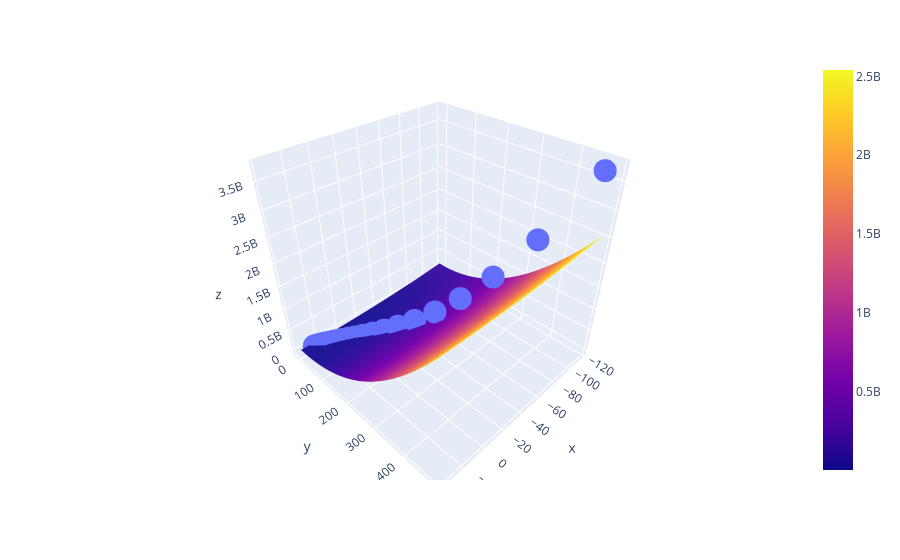

The notebook cell this image was saved under:
### Code cell
import plotly.express as px
import plotly.graph_objects as go

# Define meshgrid for m and b
m_arr = np.linspace(min(np.array(all_m).ravel())-10, max(np.array(all_m).ravel())+10, 50)
b_arr = np.linspace(min(np.array(all_b).ravel())-10, max(np.array(all_b).ravel())+10, 50)
M, B = np.meshgrid(m_arr, b_arr)

# Calculate cost for each (m, b) pair
z_arr = np.zeros_like(M)
for i in range(M.shape[0]):
	for j in range(M.shape[1]):
		y_pred_mesh = M[i, j] * x.ravel() + B[i, j]
		z_arr[i, j] = np.sum((y - y_pred_mesh) ** 2)

fig = px.scatter_3d(x=np.array(all_m).ravel(), y=np.array(all_b).ravel(), z=np.array(all_cost).ravel()*100)

fig.add_trace(go.Surface(x = m_arr, y = b_arr, z =z_arr*100 ))

fig.show()

fig.write_html("cost_function2.html")

### Figure 1 — Plotly figure (JSON) as saved in the notebook; plotly's stock layout.template omitted (floating-point values rounded to 4 significant figures; data arrays with more than 128 entries replaced by an {"elided": "..."} marker saying what was removed)
{"data": [{"hovertemplate": "x=%{x}<br>y=%{y}<br>z=%{z}<extra></extra>", "legendgroup": "", "marker": {"color": "#636efa", "symbol": "circle"}, "mode": "markers", "name": "", "scene": "scene", "showlegend": false, "type": "scatter3d", "x": [-107.7, -89.73, -73.77, -59.7, -47.37, -36.61, -27.27, -19.19, -12.22, -6.225, -1.083, 3.316, 7.073, 10.27, 13.0, 15.31, 17.28, 18.94, 20.35, 21.53, 22.54, 23.38, 24.1, 24.7, 25.2, 25.63, 25.99, 26.29, 26.54, 26.75], "y": [481.4, 386.2, 309.9, 248.6, 199.5, 160.0, 128.3, 102.8, 82.34, 65.88, 52.65, 42.0, 33.42, 26.52, 20.96, 16.49, 12.88, 9.965, 7.617, 5.722, 4.192, 2.957, 1.958, 1.151, 0.4985, -0.02947, -0.4568, -0.8029, -1.083, -1.31], "z": [3732000000.0, 2426000000.0, 1579000000.0, 1030000000.0, 673600000.0, 441500000.0, 290200000.0, 191400000.0, 126800000.0, 84500000.0, 56720000.0, 38450000.0, 26420000.0, 18480000.0, 13230000.0, 9758000.0, 7452000.0, 5919000.0, 4899000.0, 4218000.0, 3763000.0, 3459000.0, 3255000.0, 3118000.0, 3026000.0, 2964000.0, 2922000.0, 2894000.0, 2875000.0, 2862000.0]}, {"type": "surface", "x": [-117.7, -114.6, -111.4, -108.3, -105.1, -102.0, -98.8, -95.65, -92.5, -89.34, -86.19, -83.04, -79.89, -76.73, -73.58, -70.43, -67.28, -64.13, -60.97, -57.82, -54.67, -51.52, -48.36, -45.21, -42.06, -38.91, -35.75, -32.6, -29.45, -26.3, -23.15, -19.99, -16.84, -13.69, -10.54, -7.384, -4.232, -1.079, 2.073, 5.225, 8.378, 11.53, 14.68, 17.83, 20.99, 24.14, 27.29, 30.44, 33.6, 36.75], "y": [-11.31, -1.052, 9.207, 19.47, 29.72, 39.98, 50.24, 60.5, 70.76, 81.02, 91.28, 101.5, 111.8, 122.1, 132.3, 142.6, 152.8, 163.1, 173.3, 183.6, 193.9, 204.1, 214.4, 224.6, 234.9, 245.2, 255.4, 265.7, 275.9, 286.2, 296.4, 306.7, 317.0, 327.2, 337.5, 347.7, 358.0, 368.3, 378.5, 388.8, 399.0, 409.3, 419.5, 429.8, 440.1, 450.3, 460.6, 470.8, 481.1, 491.4], "z": {"elided": "50x50 float values"}}], "layout": {"legend": {"tracegroupgap": 0}, "margin": {"t": 60}, "scene": {"domain": {"x": [0, 1], "y": [0, 1]}, "xaxis": {"title": {"text": "x"}}, "yaxis": {"title": {"text": "y"}}, "zaxis": {"title": {"text": "z"}}}}}
